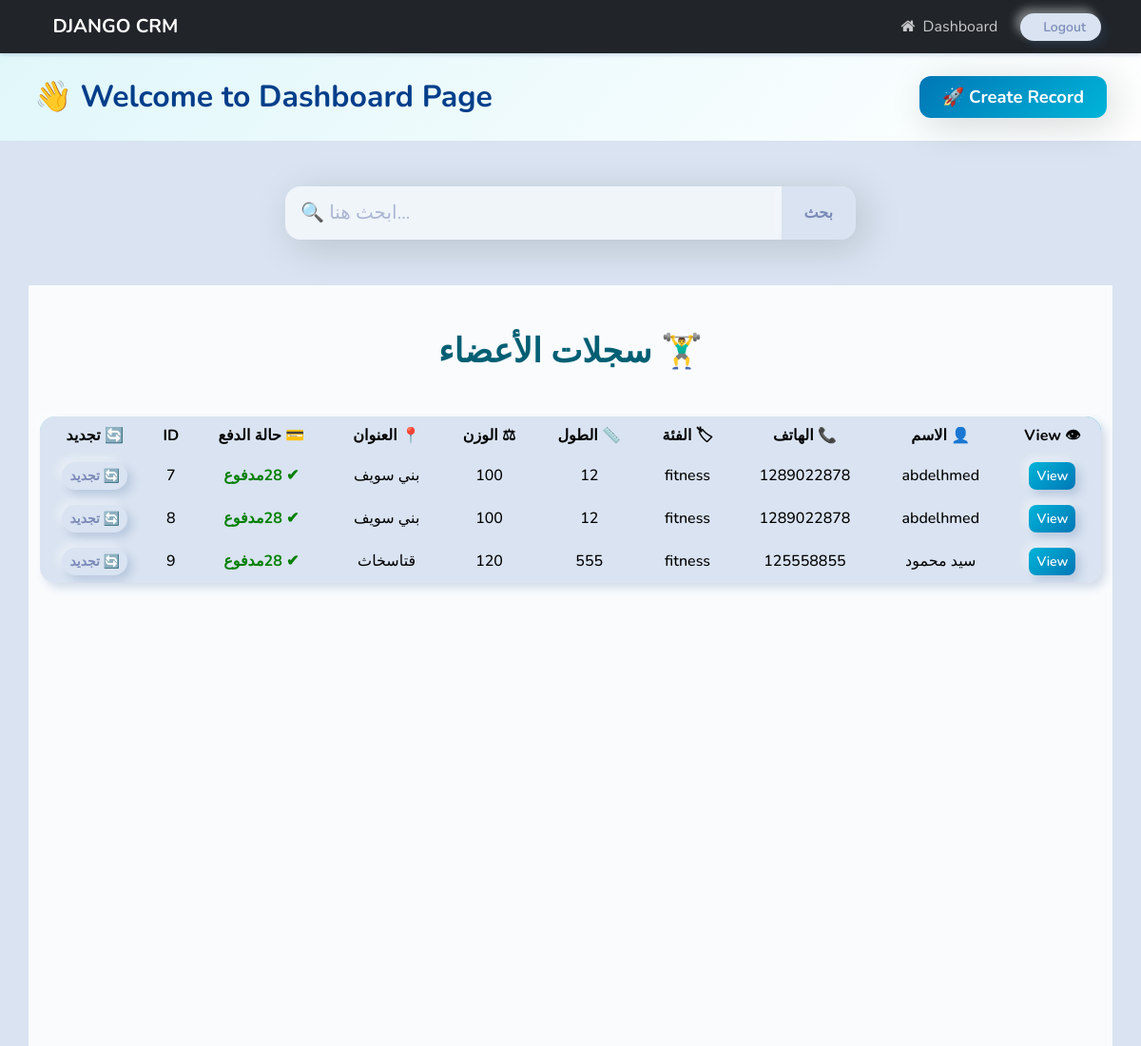
The page /dashbord (signed in) on the database its author committed.
### wbapp/models.py (models this page shows, shortened)
class record(models.Model):
    name=models.CharField( max_length=50)
    phone=models.IntegerField()
    category=models.ForeignKey(Category, on_delete=models.CASCADE)
    tall=models.IntegerField()
    wedight=models.IntegerField()
    adderss=models.CharField( max_length=500)
    create_at=models.DateTimeField( auto_now_add=True)
    last_payment = models.DateField(default=timezone.now, null=True, blank=True)
    @property
    def is_active(self):
        if self.last_payment:
          return timezone.now().date() - self.last_payment <= timedelta(days=30)
        return False
    @property
    def days_left(self):
     if self.last_payment:
        days_passed = (timezone.now().date() - self.last_payment).days
        return max(0, 30 - days_passed)  # لو أقل من 0 يرجع 0
     return 0

class Category(models.Model):
    name=models.CharField( max_length=100)
    create_at=models.DateTimeField( auto_now_add=True)
    def __str__(self):
        return self.name

### wbapp/views.py (the view)
# urls.py: path('dashbord',views.dashbord,name="dashbord"),
@login_required(login_url='login')
def dashbord(request):
    recor=record.objects.all()
    context={'record':recor}
    return render(request,'web/dashbord.html',context)

### wbapp/template/web/dashbord.html (shortened to what this page needs)
{% extends "base.html" %}
{% load static %}
{% block content %}
<div class="container-fluid py-4" style="background: linear-gradient(135deg, #e0f7fa, #ffffff);">
    <div class="d-flex justify-content-between align-items-center px-4">
        <h2 class="fw-bold mb-0" style="font-size: 2rem; color: #023e8a;">
            👋 Welcome to Dashboard Page
        </h2>
        <a href="{% url 'record' %}" class="btn px-4 py-2 shadow-lg"
           style="background: linear-gradient(135deg, #0077b6, #00b4d8);
                  color: white; font-size: 1.15rem; font-weight: 700;
                  border-radius: 12px; transition: 0.3s;">
            🚀 Create Record
        </a>
    </div>
</div>
<form method="GET" action="{% url 'search' %}"
      class="d-flex justify-content-center my-5" style="max-width: 600px; margin: auto;">
  <div class="input-group shadow-lg rounded-4 overflow-hidden">
    <input type="text" name="q" class="form-control form-control-lg" placeholder="🔍 ابحث هنا..." value="{{ q }}">
    <button class="btn btn-primary px-4 fw-bold glow-btn" type="submit">بحث</button>
  </div>
</form>
<div class="container py-5" style="background: #f9fbfd; min-height: 100vh; direction: rtl;">
    <h2 class="text-center mb-5 fw-bold" style="color:#005f73; font-size:2.2rem;">
        🏋️‍♂️ سجلات الأعضاء
    </h2>
    <div class="table-responsive shadow rounded-4">
        <table class="table table-bordered table-hover align-middle text-center mb-0">
            <thead style="background: linear-gradient(135deg, #90e0ef, #00b4d8); color: #003049;">
                <tr>
                    <th>👁 View</th>
                    <th>👤 الاسم</th>
                    <th>📞 الهاتف</th>
                    <th>🏷 الفئة</th>
                    <th>📏 الطول</th>
                    <th>⚖ الوزن</th>
                    <th>📍 العنوان</th>
                    <th>💳 حالة الدفع</th>
                    <th>ID</th>
                    <th>🔄 تجديد</th>
                </tr>
            </thead>
            <tbody>
                {% for rec in record %}
                <tr>
                    <td>
                        <a href="{% url 'view' rec.id %}" class="btn btn-sm view-btn">
                             View
                        </a>
                    </td>
                    <td>{{ rec.name }}</td>
                    <td>{{ rec.phone }}</td>
                    <td>{{ rec.category }}</td>
                    <td>{{ rec.tall }}</td>
                    <td>{{ rec.wedight }}</td>
                    <td>{{ rec.adderss }}</td>
                    <td>
                        {% if rec.is_active %}
                            <span class="status-green"> ✔ {{rec.days_left}}مدفوع  </span>
                        {% else %}
                            <span class="status-red">❌ منتهي</span>
                        {% endif %}
                    </td>
                    <td>{{ rec.id }}</td>
                    <td>
                        <a href="{% url 'renew_payment' rec.id %}" class="btn btn-sm btn-success">
                               🔄 تجديد
                        </a>
                    </td>
                </tr>
                {% empty %}
                <tr>
                    <td colspan="10" class="text-muted py-4">لا توجد سجلات</td>
                </tr>
                {% endfor %}
            </tbody>
        </table>
    </div>
</div>
{% endblock content %}

### wbapp/template/base.html (shortened to what this page needs)
{% load static %}
<!DOCTYPE html>
<html lang="en">
<head>
</head>
<link rel="stylesheet" href="https://bootswatch.com/5/morph/bootstrap.min.css">
<link rel="stylesheet" href="https://cdnjs.cloudflare.com/ajax/libs/font-awesome/4.7.0/css/font-awesome.min.css">
<body>
    {% include 'parts/nav.html' %}
    {% block content %}
    {% endblock content %}
</body>
</html>

### wbapp/template/parts/nav.html (shortened to what this page needs)
<nav class="navbar navbar-expand-lg navbar-dark bg-dark shadow-sm">
  <div class="container">
    <a class="navbar-brand fw-bold text-uppercase" href="{% url 'home' %}">
       Django CRM
    </a>
    <div class="collapse navbar-collapse" id="navbarNav">
      <ul class="navbar-nav ms-auto align-items-center">
        {% if user.is_authenticated %}
          <li class="nav-item">
            <a class="nav-link" href="{% url 'dashbord' %}">
              <i class="fa fa-home me-1"></i> Dashboard
            </a>
          </li>
          <li class="nav-item ms-3">
            <a class="btn btn-danger btn-sm px-3 rounded-pill" href="{% url 'logout' %}">
               Logout
            </a>
          </li>
        {% endif %}
      </ul>
    </div>
  </div>
</nav>

### wbapp/template/web/dashbord.html (style rules this page uses)
.view-btn { background: linear-gradient(135deg, #00b4d8, #0077b6); color: #fff; border: none; border-radius: 8px; font-weight: 600; transition: all 0.3s ease-in-out; }
.status-green { color: green; font-weight: bold; }
.table tbody tr td { color: #000; font-weight: 500; }

### rows shown on the page
record: name "abdelhmed", phone "1289022878", category "fitness", tall "12", wedight "100", adderss "بني سويف", days_left "28", id "7"
record: name "abdelhmed", phone "1289022878", category "fitness", tall "12", wedight "100", adderss "بني سويف", days_left "28", id "8"
record: name "سيد محمود", phone "125558855", category "fitness", tall "555", wedight "120", adderss "قتاسخاث", days_left "28", id "9"
